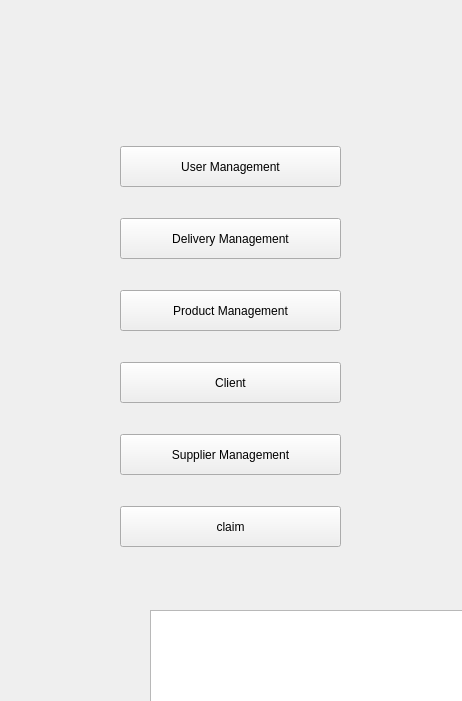
<?xml version="1.0" encoding="UTF-8"?>
<ui version="4.0">
 <class>adminpage</class>
 <widget class="QWidget" name="adminpage">
  <property name="geometry">
   <rect>
    <x>0</x>
    <y>0</y>
    <width>462</width>
    <height>701</height>
   </rect>
  </property>
  <property name="windowTitle">
   <string>Form</string>
  </property>
  <property name="styleSheet">
   <string notr="true">*{
font-family:century gothic;
font-size:17px;
background:#333;

}


QPushButton
{
background:rgb(0, 170, 127);
border-radius:15px;
}
QToolButton
{
background:blue;
border-radius:60px;
}
QTextEdit
{
bakcground:#333;
border-radius:60px;
}
QLabel
{
color:white;
}
QWidget
{
color:white;
}
QPushButton:hover
{
background:grey;
}
QLineEdit
{
background:transparent;
border:none;
color:white;
border-bottom:1px solid #717072;
}
QTableView
{
background:#333;
}
QHeaderView {
background:#333;
}
QTextBrowser {
font-family:century gothic;
font-size:30px;
}&lt;
</string>
  </property>
  <widget class="QLabel" name="label_logo">
   <property name="geometry">
    <rect>
     <x>-60</x>
     <y>-10</y>
     <width>231</width>
     <height>141</height>
    </rect>
   </property>
   <property name="text">
    <string/>
   </property>
  </widget>
  <widget class="QTextBrowser" name="textBrowser">
   <property name="geometry">
    <rect>
     <x>150</x>
     <y>610</y>
     <width>331</width>
     <height>101</height>
    </rect>
   </property>
   <property name="styleSheet">
    <string notr="true">font: 75 15pt &quot;Quicksand Bold&quot;;</string>
   </property>
   <property name="html">
    <string>&lt;!DOCTYPE HTML PUBLIC &quot;-//W3C//DTD HTML 4.0//EN&quot; &quot;http://www.w3.org/TR/REC-html40/strict.dtd&quot;&gt;
&lt;html&gt;&lt;head&gt;&lt;meta name=&quot;qrichtext&quot; content=&quot;1&quot; /&gt;&lt;style type=&quot;text/css&quot;&gt;
p, li { white-space: pre-wrap; }
&lt;/style&gt;&lt;/head&gt;&lt;body style=&quot; font-family:'Quicksand Bold'; font-size:15pt; font-weight:72; font-style:normal;&quot;&gt;
&lt;p style=&quot;-qt-paragraph-type:empty; margin-top:0px; margin-bottom:0px; margin-left:0px; margin-right:0px; -qt-block-indent:0; text-indent:0px; font-family:'century gothic'; font-size:17px; font-weight:400;&quot;&gt;&lt;br /&gt;&lt;/p&gt;&lt;/body&gt;&lt;/html&gt;</string>
   </property>
  </widget>
  <widget class="QFrame" name="frame">
   <property name="geometry">
    <rect>
     <x>100</x>
     <y>120</y>
     <width>251</width>
     <height>481</height>
    </rect>
   </property>
   <property name="minimumSize">
    <size>
     <width>0</width>
     <height>481</height>
    </size>
   </property>
   <widget class="QPushButton" name="pushButton_6">
    <property name="geometry">
     <rect>
      <x>20</x>
      <y>386</y>
      <width>221</width>
      <height>41</height>
     </rect>
    </property>
    <property name="text">
     <string>claim</string>
    </property>
   </widget>
   <widget class="QPushButton" name="pushButton_5">
    <property name="geometry">
     <rect>
      <x>20</x>
      <y>314</y>
      <width>221</width>
      <height>41</height>
     </rect>
    </property>
    <property name="text">
     <string>Supplier Management</string>
    </property>
   </widget>
   <widget class="QPushButton" name="pushButton">
    <property name="geometry">
     <rect>
      <x>20</x>
      <y>26</y>
      <width>221</width>
      <height>41</height>
     </rect>
    </property>
    <property name="text">
     <string>User Management</string>
    </property>
   </widget>
   <widget class="QPushButton" name="pushButton_3">
    <property name="geometry">
     <rect>
      <x>20</x>
      <y>242</y>
      <width>221</width>
      <height>41</height>
     </rect>
    </property>
    <property name="text">
     <string>Client</string>
    </property>
   </widget>
   <widget class="QPushButton" name="pushButton_4">
    <property name="geometry">
     <rect>
      <x>20</x>
      <y>98</y>
      <width>221</width>
      <height>41</height>
     </rect>
    </property>
    <property name="text">
     <string>Delivery Management</string>
    </property>
   </widget>
   <widget class="QPushButton" name="pushButton_2">
    <property name="geometry">
     <rect>
      <x>20</x>
      <y>170</y>
      <width>221</width>
      <height>41</height>
     </rect>
    </property>
    <property name="text">
     <string>Product Management</string>
    </property>
   </widget>
  </widget>
  <zorder>frame</zorder>
  <zorder>label_logo</zorder>
  <zorder>textBrowser</zorder>
 </widget>
 <resources/>
 <connections/>
</ui>
